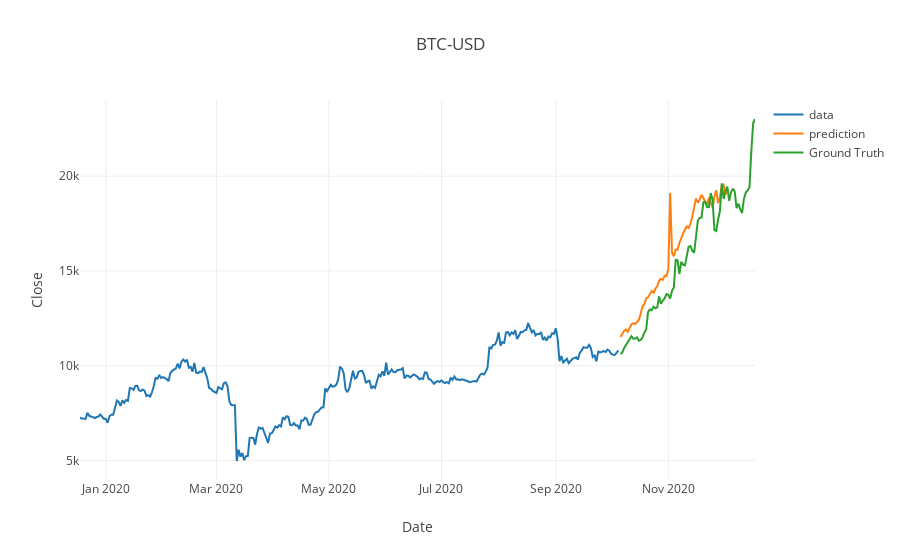

Notebook cell for this chart:
### Code cell
configure_plotly_browser_state()

trace1=go.Scatter(x=data_train,
                  y=close_train,
                  mode='lines',
                  name='data'
                  
                 )
trace2=go.Scatter(x=data_test,
                 y=prediction,
                  mode='lines',
                  name='prediction'
                  
                 )
trace3=go.Scatter(x=data_test,
                 y=close_test,
                 mode='lines',
                 name ='Ground Truth')
layout=go.Layout(title='BTC-USD',
                xaxis={'title':"Date"},
                yaxis={'title':"Close"},
                 
                )
fig=go.Figure(data=[trace1,trace2,trace3],layout=layout)
iplot(fig)
